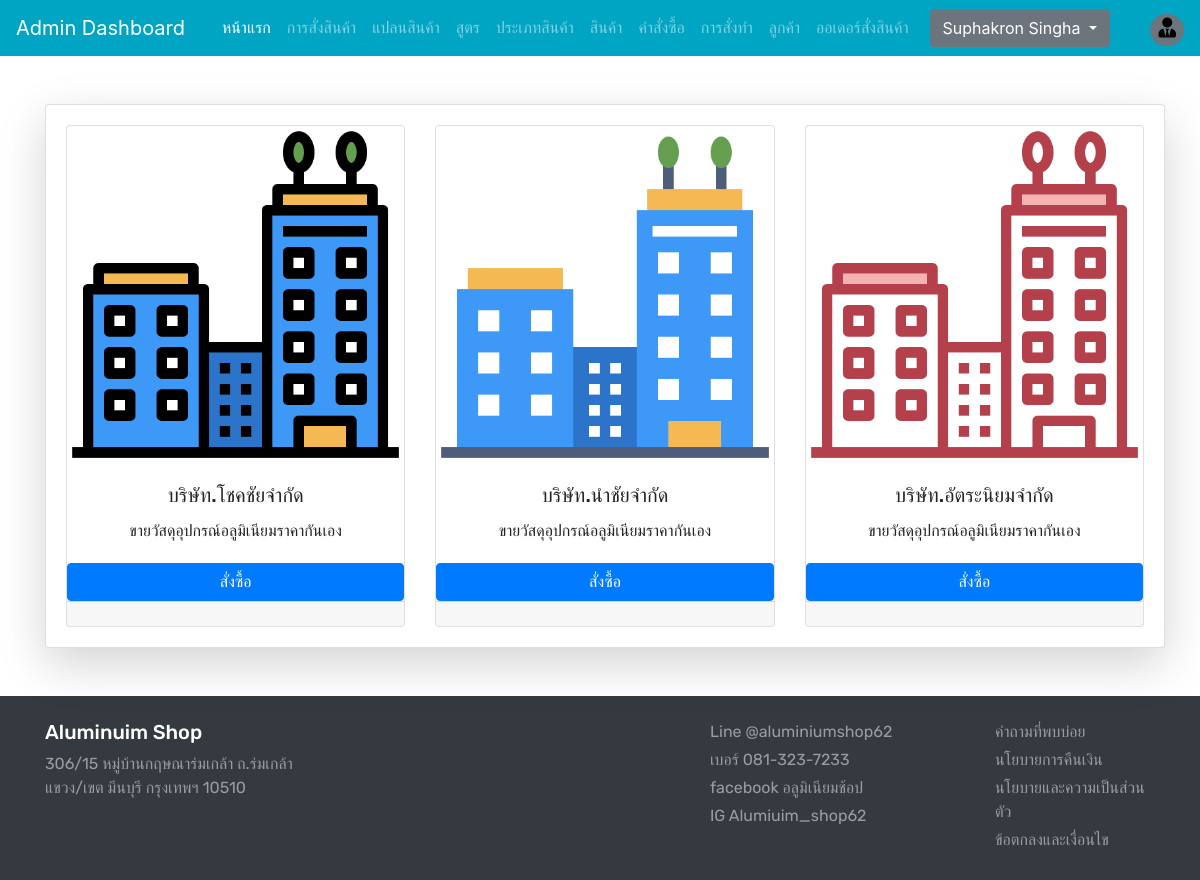
/admin/admincompany.php (signed in), run on the app's committed database.
### tables this page shows
CREATE TABLE `company` (
  `company_id` int(11) NOT NULL,
  `company_name` varchar(255) NOT NULL,
  `company_image` varchar(255) NOT NULL
);

### functions.php (called while the page is built, shortened)
<?php
require ('database/DBController.php');
require ('database/Admin.php');
$db = new DBController();
$adminOrder = new Admin($db);

### database/Admin.php (called while the page is built, shortened)
<?php
class Admin
{
    public $db = null;
    public function __construct(DBController $db)
    {
        $this->db = $db;
    }
    public function company() {
        $result = mysqli_query($this->db->con,"SELECT company.company_id, company.company_name, company.company_image FROM company");
        return $result;
    }
}

### database/DBController.php (called while the page is built, shortened)
<?php
class DBController
{
    protected $host = 'localhost';
    protected $user = 'root';
    protected $password = '';
    protected $database = "project";
    public function __construct()
    {
        $this->con = mysqli_connect($this->host, $this->user, $this->password, $this->database);
    }
}

### admin/admincompany.php (the view, shortened to what this page needs)
<?php
    if ($_SESSION['admin_id'] == "") {
        header("location: adminlogin.php");
    } else {
?>
<?php
include ('adminheader.php');
?>
<br>
<br>
    <div class="container">
        <div class="row">
            <div class="col-md-3">
                <div class="card shadow-lg p-30 card-responsive" style="width: 70rem;">
                    <div class="card-body">
                        <div class="font-rubik ">
                        <div class="card-deck">
                            <?php
                                $sql = $adminOrder->company();
                                while($row = mysqli_fetch_array($sql)) {
                            ?>
                                <div class="card md-4">
                                    <img src="../<?php echo $row['company_image']; ?>" class="card-img-top" alt="...">
                                    <div class="card-body text-center">
                                        <h5 class="card-title"><?php echo $row['company_name']; ?></h5>
                                        <p class="card-text">ขายวัสดุอุปกรณ์อลูมิเนียมราคากันเอง</p>
                                    </div>
                                    <a href="admincompanydetail.php?id=<?php echo $row['company_id']; ?>" class="btn btn-primary">สั่งซื้อ</a>
                                    <div class="card-footer">
                                    </div>
                                </div>
                            <?php
                                }
                            ?>
                        </div>
                        </div>
                    </div>
                </div>
            </div>
        </div>
    </div>
<br>
<br>
<?php
include ('adminfooter.php');
?>
<?php
}
?>

### style.css (style rules this page uses)
.font-rubik { font-family: "Rubik", cursive; }

### admin/admincompany.php (style rules this page uses)
body { background-image: url("./yousef-espanioly-c9Bh_Wf3aUw-unsplash.jpg"); background-size: cover; background-repeat: no-repeat; width: 100%; height: 100%; }

### data on the page
company: company_image (picture), company_name "บริษัท.โชคชัยจำกัด"
company: company_image (picture), company_name "บริษัท.นำชัยจำกัด"
company: company_image (picture), company_name "บริษัท.อัตระนิยมจำกัด"

### other printed values
$_SESSION['A_fullname'] "Suphakron Singha"
